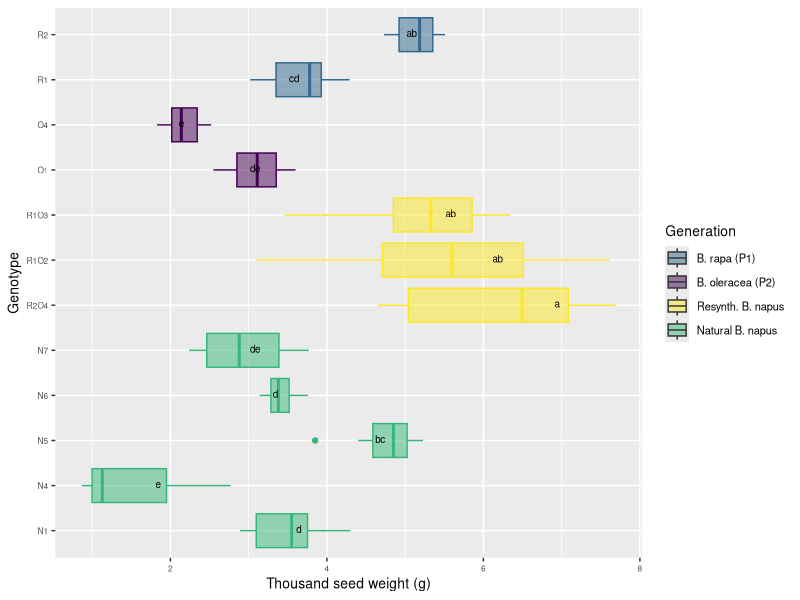

This chart was generated by the following R code:
# Comparison 1X: TGW_g in Resynth. B.napus

#install packages 
install.packages("multcompView")
install.packages("viridis")

#load
library(viridis)
library(viridisLite)
library(tidyverse)
library(dplyr)
library(ggplot2)
library(ggpubr)
library(datasets)
library(multcompView)

# vollständige Rohdatentabelle laden ##########################################
#Im Projekt EPPN-DATA-ANALYSES ist dies das wd. Kann nicht geändert werden. 
# Daher Rohdatentabelle direkt von dort laden. 
getwd()
DATA <- read_csv("EPPN raw data complete 220419.csv")

#drop first column
DATA = DATA[,2:37]
View(DATA)

str(DATA)

#Correct genotype names of synth. B. napus (was not possible in raw data table without destroying formatting)

# 1.Convert factor to character (nicht nötig, weil Character)
#DATA$Genotype <- as.character(DATA$Genotype) 

# 2. Correct genotype names
DATA$Genotype[DATA$Genotype == "R102"] <- "R1O2"
DATA$Genotype[DATA$Genotype == "R103"] <- "R1O3"
DATA$Genotype[DATA$Genotype == "R204"] <- "R2O4"

# 3.Convert character to factor
DATA$Genotype <- as.factor(DATA$Genotype)   


#Comparison 1X	
# subsetting
comp_1X <- DATA[DATA$Genotype %in% c("R2", "R1", "O1", "O4", "N5", "N6", 
                                     "N1", "N4", "N7", "R2O4", "R1O3", "R1O2"), ]
View(comp_1X)

#create column giving generation###############################################
comp_1X <- comp_1X %>%
  mutate(Generation = case_when(
    Genotype == "R1" ~ "B. rapa (P1)",
    Genotype == "R2" ~ "B. rapa (P1)",
    Genotype == "O1" ~ "B. oleracea (P2)",
    Genotype == "O4" ~ "B. oleracea (P2)",
    Genotype == "R2O4" ~ "Resynth. B. napus",
    Genotype == "R1O3" ~ "Resynth. B. napus",
    Genotype == "R1O2" ~ "Resynth. B. napus",
    Genotype == "N1" ~ "Natural B. napus",
    Genotype == "N4" ~ "Natural B. napus",
    Genotype == "N5" ~ "Natural B. napus",
    Genotype == "N6" ~ "Natural B. napus",
    Genotype == "N7" ~ "Natural B. napus"))
view(comp_1X)


# Boxplot with CLD nach Rosane Rech##########################################################

# analysis of variance
anova <- aov(TGW_g ~ Genotype, data = comp_1X)
summary(anova)

# Tukey's test
tukey <- TukeyHSD(anova)
print(tukey)

# compact letter display
cld <- multcompLetters4(anova, tukey)
print(cld)

# table with factors and 3rd quantile
Tk <- group_by(comp_1X, Genotype) %>%
  summarise(mean = round(mean(TGW_g, na.rm = TRUE), digits = 1), quant = round(quantile(TGW_g, probs = 0.75, na.rm = TRUE), digits = 1)) %>%
  arrange(desc(mean)) #WICHTIG: arrange(desc(mean)) muss hier rein!!!

# extracting the compact letter display and adding to the Tk table
cld <- as.data.frame.list(cld$Genotype)
Tk$cld <- cld$Letters

#create column giving generation###############################################
ANOVA_Tukey_1X <- Tk %>%
  mutate(Generation = case_when(
    Genotype == "R1" ~ "B. rapa (P1)",
    Genotype == "R2" ~ "B. rapa (P1)",
    Genotype == "O1" ~ "B. oleracea (P2)",
    Genotype == "O4" ~ "B. oleracea (P2)",
    Genotype == "R2O4" ~ "Resynth. B. napus",
    Genotype == "R1O3" ~ "Resynth. B. napus",
    Genotype == "R1O2" ~ "Resynth. B. napus",
    Genotype == "N1" ~ "Natural B. napus",
    Genotype == "N4" ~ "Natural B. napus",
    Genotype == "N5" ~ "Natural B. napus",
    Genotype == "N6" ~ "Natural B. napus",
    Genotype == "N7" ~ "Natural B. napus"))
view(ANOVA_Tukey_1X)

#Reordering
# Reorder factor levels in comp_1X and ANOVA_Tukey_1X, ohne Umbenennung
comp_1X$Genotype <- factor(comp_1X$Genotype,     
                             levels = c("N1", "N4", "N5", "N6", "N7", "R2O4", "R1O2", "R1O3", "O1", "O4", "R1", "R2"))


ANOVA_Tukey_1X$Genotype <- factor(ANOVA_Tukey_1X$Genotype,     
                                    levels = c("N1", "N4", "N5", "N6", "N7", "R2O4", "R1O2", "R1O3", "O1", "O4", "R1", "R2"))

#boxplot ## TGW_g ###
ggplot(comp_1X, aes(Genotype, TGW_g, fill = Generation, color = Generation)) + 
  geom_boxplot() +
  labs(x="Genotype", y="Thousand seed weight (g)") +
  geom_text(data = ANOVA_Tukey_1X, aes(x = Genotype, y = quant, label = cld), color = "black", size = 2.5, vjust = 0.3, hjust = 3) +
  coord_flip() +
  theme(axis.title = element_text(size = 14),
        legend.text = element_text(size = 8),
        legend.title = element_text(size = 10),
        axis.title.x = element_text(size = 10),
        axis.title.y = element_text(size = 10),
        axis.text.x = element_text(size = 6),
        axis.text.y = element_text(size = 6)) +
  scale_color_viridis(discrete = TRUE, option = "D", direction = 1, guide = "none", alpha = 1) +  #legend removed by guide = "none" 
  scale_fill_viridis(discrete = TRUE, option = "D", direction = 1, alpha = 0.5, 
                     breaks = c("B. rapa (P1)", "B. oleracea (P2)", "Resynth. B. napus", "Natural B. napus"),
                     labels = c("B. rapa (P1)", "B. oleracea (P2)", "Resynth. B. napus", "Natural B. napus"))   ##reorder legend labels!
